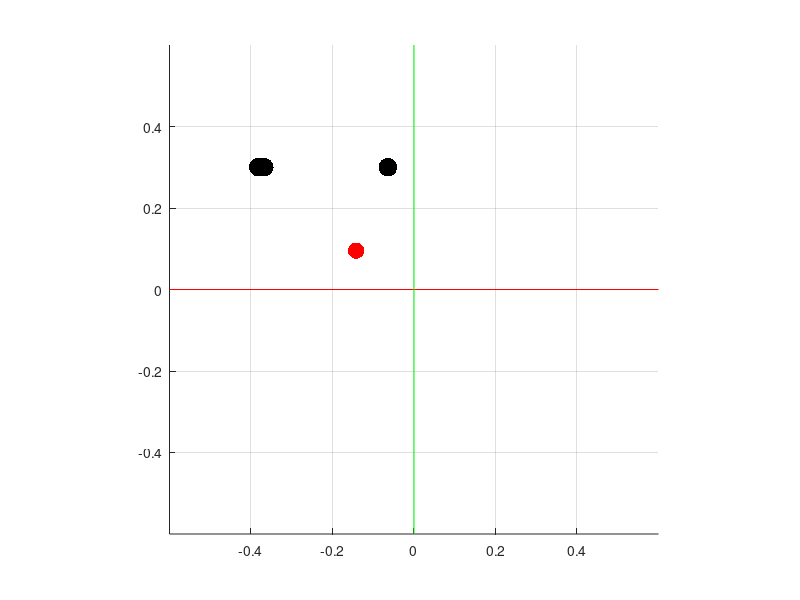

MATLAB code for this plot: (Note: this script raises an error after producing the figure.)
clear all; clc; close all;
%%
%Define workspace limits. All in metres. 
xrange = [-0.5, 0.5];
yrange = [-0.5, 0.5];

global cm num_modes ng nd xg xr sig delta_t conf_thresh conf_max alpha_max;

%workspace parameters
max_ng = 3;
ng = datasample(3:max_ng, 1); %spawn random number of goals. Maximum number is 6. At least 
nd = 2; %num of dimensions. by definition R^2
cm = {1,2}; %only control mode settings. 
num_modes = length(cm); %or 1 depending on whether the modes are [x, y] or [{x,y}]

%spawn random goals and random robot positions
xg = [rand(1,ng)*range(xrange) + xrange(1); rand(1,ng)*range(yrange) + yrange(1)]; %random goal positions. These will be treated as fixed parameters.
xr = [rand(1,1)*range(xrange) + xrange(1); rand(1,1)*range(yrange) + yrange(1)];
xr_true = xr; %store away random position in a variable for reuse.
xg(2, :) = 0.3*ones(1,ng); %make y axis all 0.1; 


%disambiguation related params
sig = 0.01; %For Fisher information
delta_t = 0.1; %For compute projections. 

%arbitrartion function parameters - Fixed parameters for shared control. 
conf_thresh = (1.2/ng);
conf_max = (1.4/ng);
alpha_max = 0.7;

%%

%% PLOT GOALS AND CURRENT ROBOT POSITION. 

figure;
scatter(xg(1,1:ng), xg(2,1:ng), 180, 'k', 'filled'); grid on; hold on;
scatter(xr(1), xr(2), 140, 'r', 'filled');
offset = [-0.1, 0.1];
line(xrange+offset, [0,0], 'Color', 'r'); %draw x and y axes.
line([0,0], yrange+offset, 'Color', 'g');
axis([xrange + offset, yrange + offset]);
axis square;

%%
intent_type = 'dft';

%%

min_ws = -0.5;
max_ws = 0.5;
num_steps = 100;
step_size = (max_ws - min_ws)/num_steps;
ax_p = (min_ws:step_size:max_ws)'; %so that it doesnt align exactly with the goals?
[X,Y] = meshgrid(ax_p);
ws_points = [X(:) Y(:)]; ws_points(:, 2) = zeros(size(ws_points, 1), 1); ws_points = unique(ws_points); ws_points = [ws_points, zeros(size(ws_points, 1), 1)];%make y coordinate to be zero. 
disamb_modes_ENT = zeros(size(ws_points, 1), 1);
disamb_modes_FI = zeros(size(ws_points, 1), 1);
pg0 = (1/ng)*ones(ng,1); %at every workspace point the starting probability distribution is uniform. 
% pg0 = rand(ng, 1); pg0 = pg0/sum(pg0);
current_optimal_mode_FI = cm{datasample(1:num_modes, 1)};
EID_AR_list = zeros(nd, size(ws_points, 1));
%%
for i=1:size(ws_points,1)
    xr = ws_points(i, :)';
    %%FI:
    [current_optimal_mode_FI_index, EID_AR] = compute_optimal_mode_FI_R2(intent_type, xr, pg0); 
    EID_AR_list(:, i) = EID_AR;
    if length(current_optimal_mode_FI_index) > 1 %when there are equivalent modes. 
        current_optimal_mode_FI = cm{current_optimal_mode_FI_index(1)}; %pick the first one. 
        current_optimal_mode_FI_index = current_optimal_mode_FI_index(1); %update the index. 
    else
        if current_optimal_mode_FI_index ~= -1 %if -1, don't change any mode. keep previous node. So no need to update
            current_optimal_mode_FI = cm{current_optimal_mode_FI_index}; 
        end
    end
    

    disamb_modes_FI(i) = current_optimal_mode_FI; 
    if current_optimal_mode_FI_index == -1
        disamb_modes_FI(i) = 3;
    end
end
%%
%%
figure;grid on; hold on;
colors = {[1,0,0], [0,1,0], [0,0,1]};

for i=1:length(colors)
    scatter(ws_points(disamb_modes_FI == i, 1), ws_points(disamb_modes_FI == i, 2), 70, colors{i}, 'filled'); hold on;
end
scatter(xg(1,1:ng), xg(2,1:ng), 180, 'k', 'filled');
% xrange = [-5.5,5.5]; %set axis limits
% yrange = [-5.5,5.5];
line(xrange, [0,0], 'Color', 'r'); %draw x and y axes.
line([0,0], yrange, 'Color', 'g');
axis([xrange, yrange]);
legend('Mode 1', 'Mode 2', 'Equivalent');
axis square;
xlabel('Spatial X'); ylabel('Spatial Y'); title('Best Disamb Control Modes');
title('FI BASED METRIC')

%%
figure;
plot(ws_points(:, 1), EID_AR_list(1, :)/max(EID_AR_list(1, :)), 'r')
grid on; hold on;
% plot(ws_points(:, 1), EID_AR_list(2, :), 'b')
plot(ws_points(:, 1), EID_AR_list(2, :)/max(EID_AR_list(2, :)), 'b');
% for i=1:length(colors)
%     scatter(ws_points(disamb_modes_FI == i, 1), ws_points(disamb_modes_FI == i, 2), 70, colors{i}, 'filled'); hold on;
% end